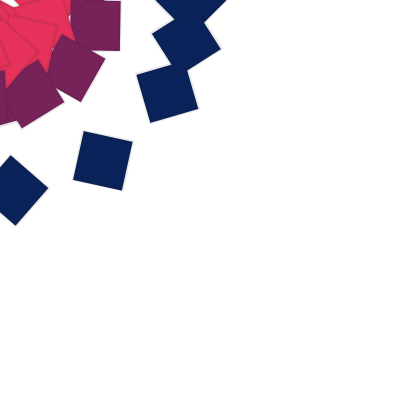
Frame 1 (no input)
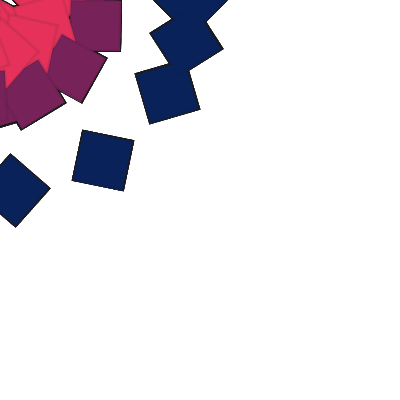
Frame 60 (the mouse pressed at the canvas centre just before this capture)
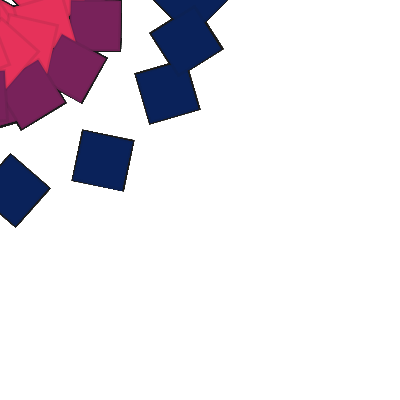
Frame 120 (the mouse held since frame 60 and released just before this capture)

The Processing sketch that drew these frames (run headless with seeded random() and noise(); from frame 60 on, the mouse is pressed at the canvas centre):

// Processing sketch: push_pop_02
// ── push_pop_02.pde
void setup(){
  size(400, 400);
  background(255);
  strokeWeight(HSB);
  stroke(23, 24);
}

void draw(){
  for(float i=0; i<20; i++){
  
  fill(230, 50, 90);
  rotate(0.5);
  rect((i), (i), 50, 50);
  
  pushMatrix(); //creiamo il nuovo origine
  translate(50, 50);
  fill(120, 34, 90);
  rotate(0.8);
  rect(0, 0, 50, 50);
  popMatrix(); 
  
  pushMatrix(); //creiamo il secondo origine
  fill(10, 34, 90);
  rotate(2);
  translate(10, 10);
  rect(100, 100, 50, 50);
  popMatrix(); 
  
  
  }
}
